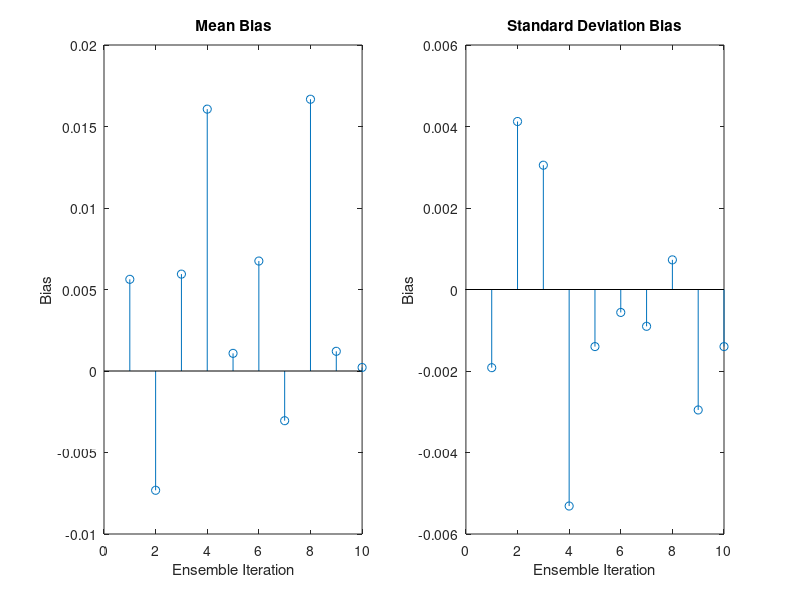
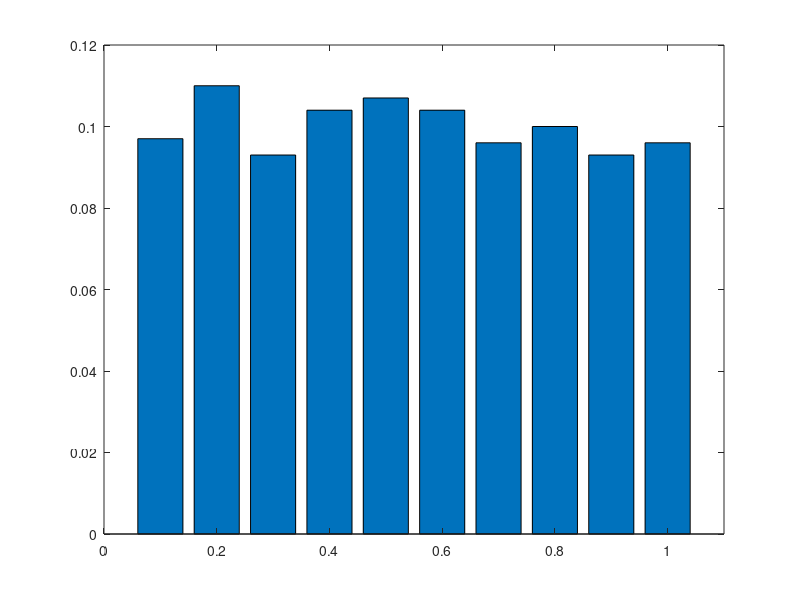

Reproduce these figures in MATLAB, in order. (Note: this script raises an error after producing the figures.)
close all; clear; clc;

%% 1.1


X1 = rand(1000, 1);

% Calculating our 1000 sample mean and std dev for 1.1.1 and 1.1.2
m1 = mean(X1);
s1 = std(X1);


%% 1.1.3
% Ensemble of 10 1000 sample sets
X = rand(1000, 10);

% To get non SI x labels
%set(gca, 'XTickLabel', num2str(get(gca, 'XTick'))) 

m10 = mean(X);
s10 = std(X);

figure;
subplot(1,2,1)
stem(1:10, 0.5-m10);
title('Mean Bias');
xlabel('Ensemble Iteration');
ylabel('Bias');

subplot(1,2,2)
stem(1:10, s10- 0.2887);
title('Standard Deviation Bias');
xlabel('Ensemble Iteration');
ylabel('Bias');

%% 1.1.4

% The hist function puts the data in to bins
a = hist(X(:,1));

% Normalise the histogram based on our sample size (to create a p.d.f.)
a = a/1000;

figure;
bar([0.1:0.1:1] , a)
xlim([0 1.1])
hline = refline([0 0.1]);
set(hline,'Color','r')
title('pdf of 1000 samples, in 10 bins');
xlabel('x');
ylabel('Density');
legend('Actual pdf', 'Theoretical pdf');


% This time we are splitting the pdf in to 50 bins
a = hist(X1(:,1), 50);
a = a/1000;

figure;
bar([0.02:0.02:1], a);
xlim([0 1.02]);
hline = refline([0 0.02]);
set(hline,'Color','r')
title('pdf of 1000 samples, in 50 bins');
xlabel('x');
ylabel('Density');
legend('Actual pdf', 'Theoretical pdf');


% This time, we are just using 100 samples
figure
a = hist(X(1:100,1), 10);
a = a/100; % Normalised by 100 samples this time
bar([0.02:0.02:1], a);
xlim([0 1.02]);
hline = refline([0 0.1]);
set(hline,'Color','r')
title('pdf of 100 samples, in 10 bins');
xlabel('x');
ylabel('Density');
legend('Actual pdf', 'Theoretical pdf');


%% 1.1.5 

X = randn(1000, 1);
mean(X)
std(X)

X = randn(1000, 10);
m = mean(X);
s = std(X);

figure;
bar(m)

figure;
bar(s)